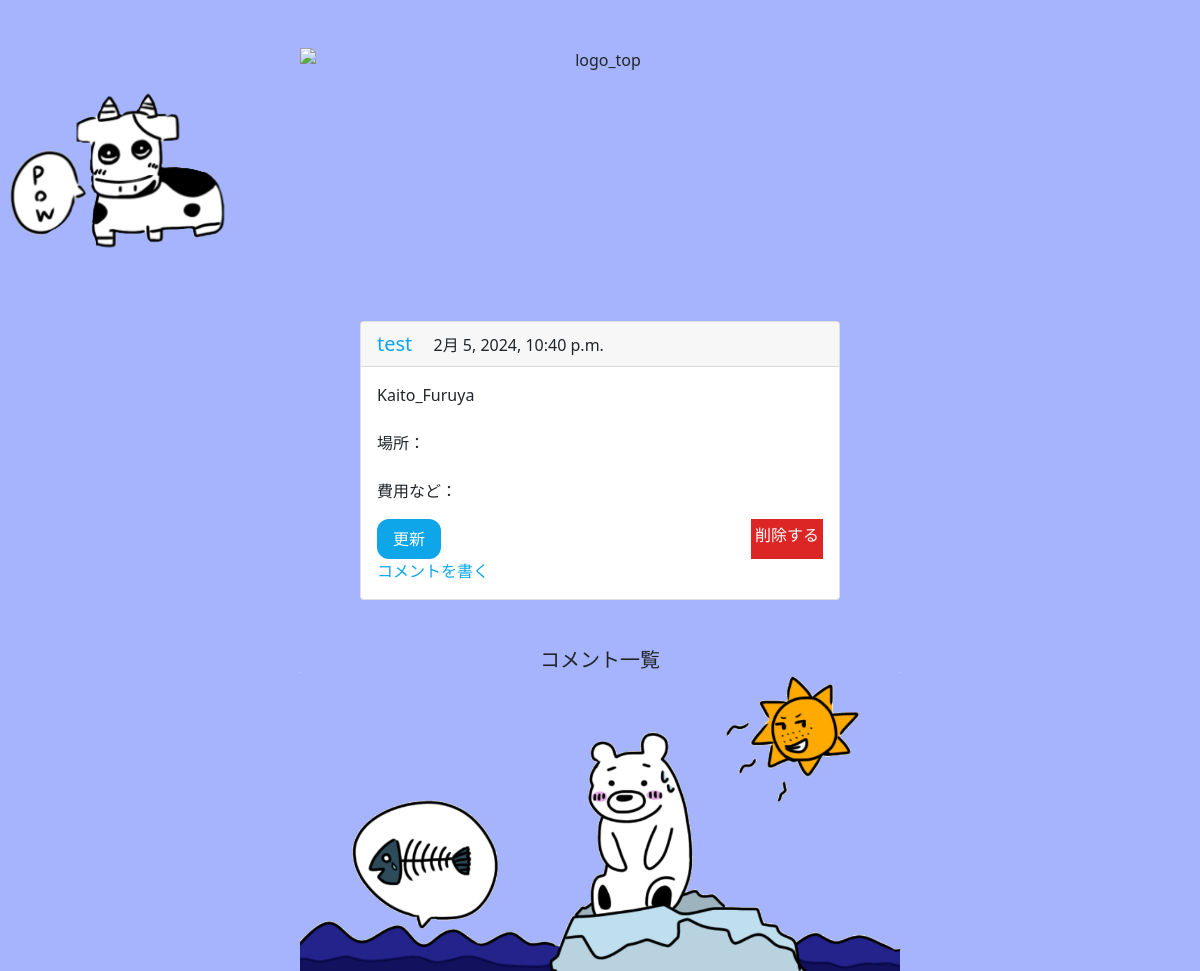
The page /58/ (signed in) on the database its author committed.
### timelines/models.py (models this page shows, shortened)
class Post(models.Model):
    user = models.ForeignKey(User, on_delete=models.CASCADE ,verbose_name = 'ユーザー')
    text = models.TextField(verbose_name = '本文')
    created_at = models.DateTimeField(auto_now_add=True, verbose_name = '投稿日時')
    post = models.FileField(upload_to='media/%Y/%m/%d/',blank=True, null=True)

### accounts/models.py (models this page shows)
class User(AbstractUser):
    pass

### timelines/views.py (the view)
# urls.py: path('<int:pk>/', views.DetailView.as_view(), name = 'detail'),
@method_decorator(login_required, name = 'dispatch')
class DetailView(DetailView):
    model = Post
    template_name = 'detail.html'

### templates/detail.html (shortened to what this page needs)
{% extends 'base.html'%}
{% load static %}
{% block contents %}
<div class="card mt-5" style="width:30rem">
  <div class="card-header ">
    <a href = '{% url "timelines:userpost" post.user.id %}' class = ' mr-4 text-xl text-sky-500'>
    {{ post.user }}
    </a>
    <span class = 'created_at'>{{ post.created_at }}</span>
  </div>
  <div class="card-body">
    <p class="card-text">{{ post.text }}</p>
    <div class="mt-2 mb-3">
        <p class="mt-4">場所：</p><br/>
        <p>費用など：</p>
    </div>
    <p class="flex justify-between">
        <a href = '{% url "timelines:update" post.pk %}' class="bg-sky-500 p-2 px-3 rounded-xl text-white" >更新</a>
        <a href = '{% url "timelines:delete" post.pk %}' class="bg-red-600 p-1 text-white">削除する</a>
    </p>
    <a href = '{% url "timelines:comment" post.pk %}' class ="text-sky-500">コメントを書く</a>
  </div>
</div>
<div class = 'mt-5 text-xl'>
    <h5>コメント一覧</h5>
</div>
{% endblock %}

### rows shown on the page
Post: user "test", created_at "2月 5, 2024, 10:40 p.m.", text "Kaito_Furuya"
